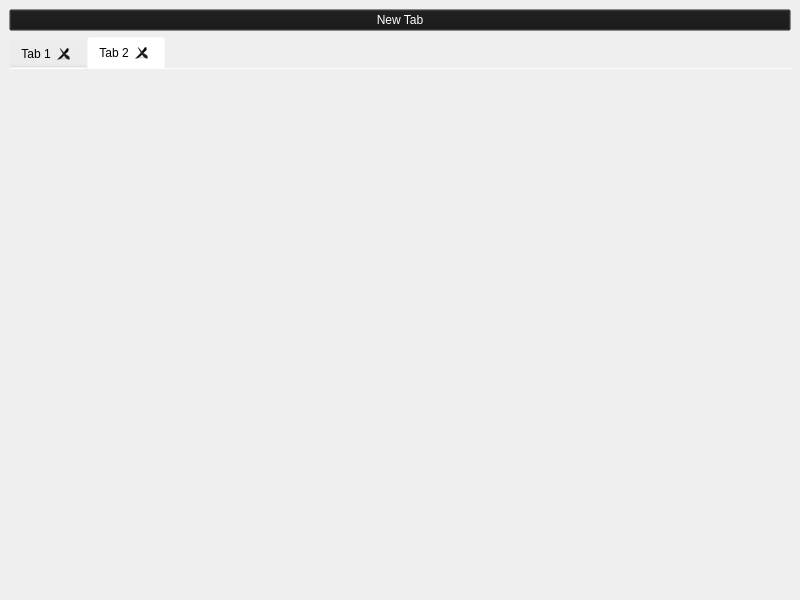
<?xml version="1.0" encoding="UTF-8"?>
<ui version="4.0">
 <class>MainWindow</class>
 <widget class="QMainWindow" name="MainWindow">
  <property name="geometry">
   <rect>
    <x>0</x>
    <y>0</y>
    <width>800</width>
    <height>600</height>
   </rect>
  </property>
  <property name="windowTitle">
   <string>MainWindow</string>
  </property>
  <property name="styleSheet">
   <string notr="true"/>
  </property>
  <property name="tabShape">
   <enum>QTabWidget::Rounded</enum>
  </property>
  <widget class="QWidget" name="centralwidget">
   <layout class="QVBoxLayout" name="verticalLayout">
    <item>
     <widget class="QPushButton" name="pushButton">
      <property name="styleSheet">
       <string notr="true">background-color: rgba(22, 22, 22,0);
color: white;</string>
      </property>
      <property name="text">
       <string>New Tab</string>
      </property>
     </widget>
    </item>
    <item>
     <widget class="QTabWidget" name="tabWidget">
      <property name="autoFillBackground">
       <bool>false</bool>
      </property>
      <property name="styleSheet">
       <string notr="true">background-color: rgba(255,255,255,0);</string>
      </property>
      <property name="currentIndex">
       <number>1</number>
      </property>
      <property name="elideMode">
       <enum>Qt::ElideNone</enum>
      </property>
      <property name="documentMode">
       <bool>true</bool>
      </property>
      <property name="tabsClosable">
       <bool>true</bool>
      </property>
      <widget class="QWidget" name="tab">
       <property name="styleSheet">
        <string notr="true">background-color: rgba(0,0,0,0);</string>
       </property>
       <attribute name="title">
        <string>Tab 1</string>
       </attribute>
      </widget>
      <widget class="QWidget" name="tab_2">
       <property name="styleSheet">
        <string notr="true">background-color: rgba(0,0,0,0);</string>
       </property>
       <attribute name="title">
        <string>Tab 2</string>
       </attribute>
      </widget>
     </widget>
    </item>
   </layout>
  </widget>
 </widget>
 <resources/>
 <connections/>
</ui>
